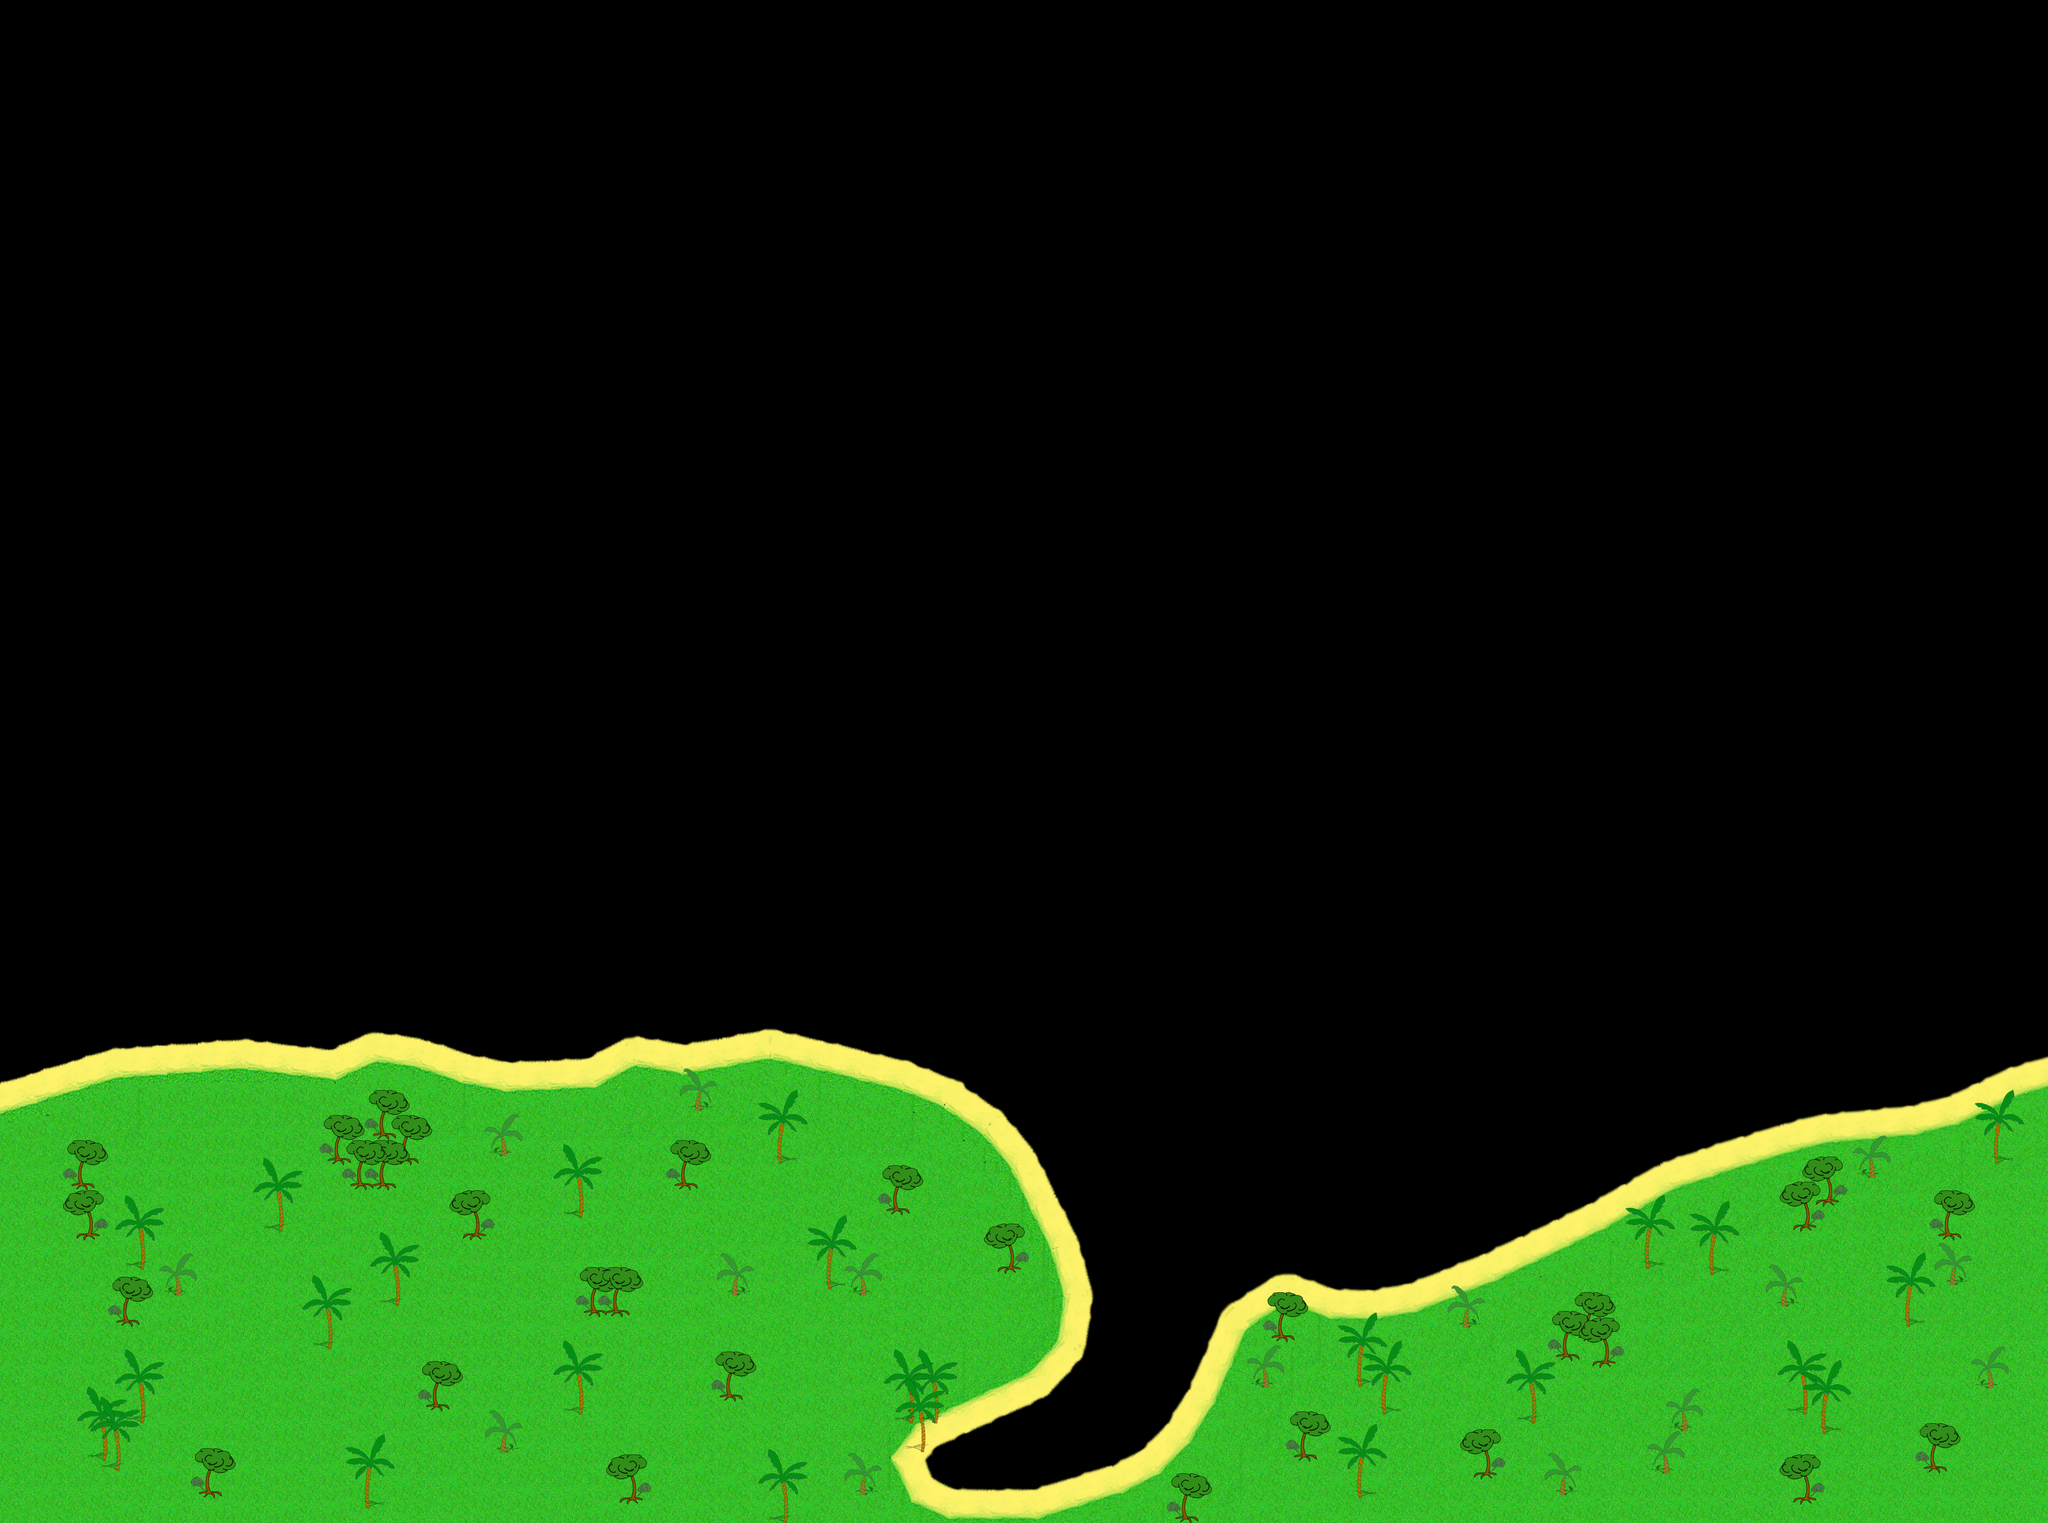

This game map was drawn from its Tiled (.tmx) file and the tilesets committed beside it. A one-line description and the trimmed map source follow:
An orthogonal 125x93 tile map with 32x32 px tiles, 1 tile layer (navigation), 1 image layer and 3 objects.

<map version="1.0" orientation="orthogonal" renderorder="right-down" width="125" height="93" tilewidth="32" tileheight="32" nextobjectid="6">
 <tileset firstgid="1" name="Bau_Land" tilewidth="32" tileheight="32" tilecount="9" columns="3">
  <image source="../Shared/Bau_Land.jpg" width="100" height="100" />
 </tileset>
 <imagelayer name="Wasser">
  <image source="../Shared/Bau_Wasser final.png" width="4000" height="3000" />
 </imagelayer>
 <imagelayer name="Land">
  <image source="Map_Silberschatzflotte ohne Bau.png" width="4000" height="3000" />
 </imagelayer>
 <layer name="navigation" width="125" height="93" opacity="0">
  <data>[11625 cells, 8674 non-empty, 9 distinct tile ids]</data>
 </layer>
 <objectgroup name="Collision">
  <object id="1" x="0" y="2112">
   <polyline points="0,0 20,-2 50,-13 72,-20 85,-26 97,-28 163,-47 167,-53 211,-65 225,-72 229,-67 261,-66 265,-72 275,-68 298,-71 309,-73 320,-70 333,-77 346,-75 386,-77 419,-79 430,-81 475,-84 481,-90 505,-80 520,-80 593,-67 608,-74 612,-67 652,-63 661,-74 718,-99 739,-99 763,-94 826,-84 856,-75 866,-72 935,-49 949,-53 958,-44 1003,-38 1016,-44 1097,-41 1106,-47 1157,-46 1162,-60 1221,-88 1238,-88 1248,-93 1260,-86 1278,-84 1339,-71 1440,-90 1482,-100" />
  </object>
  <object id="3" x="1480" y="2014">
   <polyline points="0,0 16,-7 60,5 77,2 152,23 157,21 183,32 203,34 225,42 246,42 261,50 285,56 289,53 306,61 318,67 332,73 365,86 402,99 406,110 429,123 444,134 479,156 487,173 502,187 507,187 511,197 538,231 560,269 580,312 586,334 603,352 629,414 631,429 637,442 645,478 656,514 655,530 651,535 650,558 641,606 637,636 592,682 583,693 567,711 531,731 462,761 452,771 441,769 408,787 405,787 380,802 342,819 339,828 328,839 337,863 343,873 389,897 399,890 484,891 544,894 552,884 630,865 634,860 686,845 694,850 707,836 756,811 759,804 805,759 806,745 845,694 844,680 879,617 875,605 897,575 899,564 913,537 950,517 955,507 964,506 981,497 1009,479 1018,474 1048,473 1058,475 1062,480 1085,484 1103,495 1134,505 1146,498 1164,504 1174,502 1187,503 1211,503 1216,498 1241,496 1261,492 1277,492 1285,483 1363,455 1371,449 1383,446 1418,433 1425,433 1440,419 1456,412 1474,406 1489,398 1495,401 1512,388 1522,382 1541,377 1551,368 1564,366 1582,353 1634,332 1643,319 1689,294 1693,304 1713,282 1751,260 1759,261 1765,253 1779,251 1798,241 1814,241 1845,228 1857,227 1869,217 1880,216 1925,203 1928,207 1943,196 2032,172 2068,165 2075,160 2112,160 2119,155 2127,154 2168,153 2171,150 2179,150 2194,150 2195,145 2207,148 2262,143 2276,136 2296,133 2326,127 2372,105 2391,98 2399,88 2449,64 2451,71 2473,59 2493,56 2518,49 2518,959 -1479,960 -1479,97" />
  </object>
  <object id="5" x="1.33333" y="1.33333">
   <polyline points="0,0 3993.33,1.33333 3994.67,2972 0,2968 -1.33333,0" />
  </object>
 </objectgroup>
</map>
